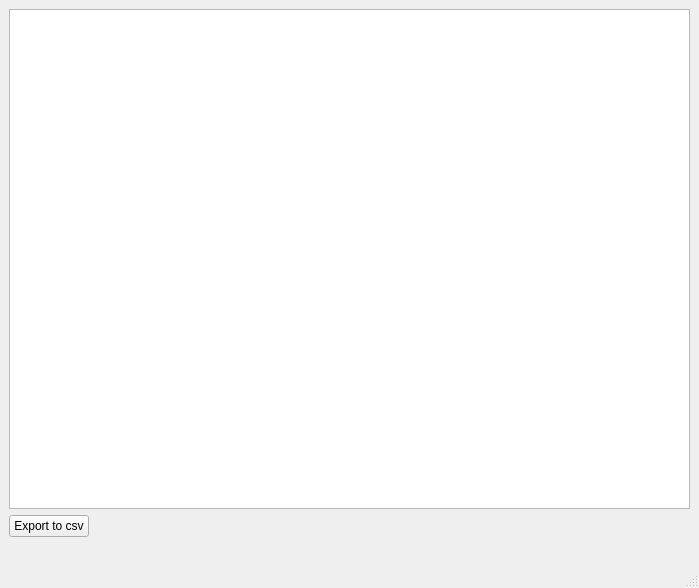
<?xml version="1.0" encoding="UTF-8"?>
<ui version="4.0">
 <class>PointTable</class>
 <widget class="QMainWindow" name="PointTable">
  <property name="geometry">
   <rect>
    <x>0</x>
    <y>0</y>
    <width>699</width>
    <height>588</height>
   </rect>
  </property>
  <property name="windowTitle">
   <string>Point Details</string>
  </property>
  <widget class="QWidget" name="centralwidget">
   <layout class="QGridLayout" name="gridLayout">
    <item row="0" column="0">
     <layout class="QVBoxLayout" name="verticalLayout">
      <item>
       <widget class="QTableWidget" name="tableWidget"/>
      </item>
      <item>
       <layout class="QHBoxLayout" name="SharedFunctionLayout">
        <item>
         <widget class="QPushButton" name="SaveButton">
          <property name="text">
           <string>Export to csv</string>
          </property>
         </widget>
        </item>
        <item>
         <spacer name="horizontalSpacer">
          <property name="orientation">
           <enum>Qt::Horizontal</enum>
          </property>
          <property name="sizeHint" stdset="0">
           <size>
            <width>40</width>
            <height>20</height>
           </size>
          </property>
         </spacer>
        </item>
       </layout>
      </item>
      <item>
       <layout class="QHBoxLayout" name="CustomFunctionLayout">
        <item>
         <spacer name="horizontalSpacer_2">
          <property name="orientation">
           <enum>Qt::Horizontal</enum>
          </property>
          <property name="sizeHint" stdset="0">
           <size>
            <width>40</width>
            <height>20</height>
           </size>
          </property>
         </spacer>
        </item>
       </layout>
      </item>
     </layout>
    </item>
   </layout>
  </widget>
  <widget class="QMenuBar" name="menubar">
   <property name="geometry">
    <rect>
     <x>0</x>
     <y>0</y>
     <width>699</width>
     <height>20</height>
    </rect>
   </property>
  </widget>
  <widget class="QStatusBar" name="statusBar"/>
 </widget>
 <resources/>
 <connections/>
</ui>
